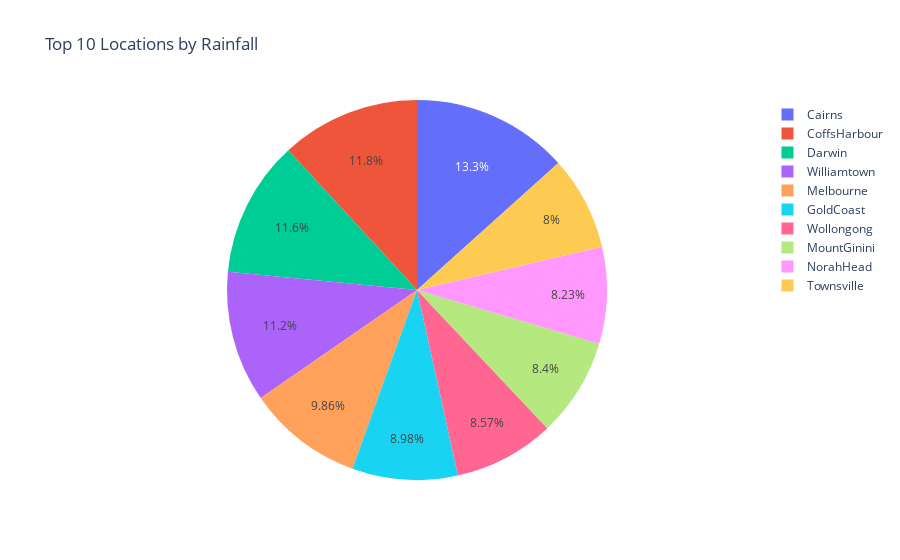

Here is the notebook cell this chart was saved with:
### Code cell
rainfall_location = df1.groupby('location' , as_index=False)['rainfall'].mean()
rainfall_location_sorted = rainfall_location.sort_values(by='rainfall', ascending=False)

# Select the top 10 locations
top_10_rainfall = rainfall_location_sorted.head(10)

# Create a pie chart with the top 10 locations
fig = px.pie(data_frame=top_10_rainfall,
            names='location',
            values='rainfall',
            title='Top 10 Locations by Rainfall')

# Show the pie chart
fig.show()

### Figure 1 — Plotly figure (JSON) as saved in the notebook; plotly's stock layout.template omitted (floating-point values rounded to 4 significant figures)
{"data": [{"domain": {"x": [0, 1], "y": [0, 1]}, "hovertemplate": "location=%{label}<br>rainfall=%{value}<extra></extra>", "labels": ["Cairns", "CoffsHarbour", "Darwin", "Williamtown", "Melbourne", "GoldCoast", "Wollongong", "MountGinini", "NorahHead", "Townsville"], "legendgroup": "", "name": "", "showlegend": true, "type": "pie", "values": [5.852, 5.194, 5.092, 4.895, 4.321, 3.936, 3.759, 3.682, 3.607, 3.506]}], "layout": {"legend": {"tracegroupgap": 0}, "title": {"text": "Top 10 Locations by Rainfall"}}}
